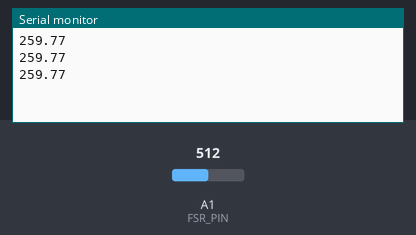
Simulated run of this sketch. Board: Arduino Uno, built with avr-gcc and run on an emulated ATmega328P. Parts: the last lines printed to the serial monitor. The test bench sets the inputs (shaded band); at power-on: A1 (FSR_PIN) = 512.

Above: at 1.3 s.
1.4 s: A1 (FSR_PIN) set to 1006
At 1.9 s:
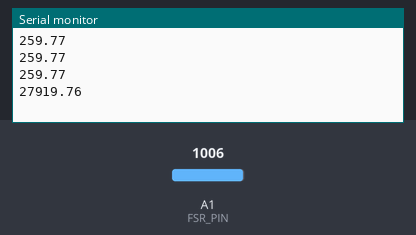
2.9 s: A1 (FSR_PIN) set to 1023
At 3.4 s:
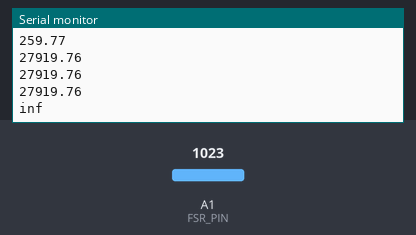

The sketch:

Caracterizacion_FSR.ino
```cpp
/******************************************************************************
Force_Sensitive_Resistor_Example.ino
Example sketch for SparkFun's force sensitive resistors
  (https://www.sparkfun.com/products/9375)
Jim Lindblom @ SparkFun Electronics
April 28, 2016

Haciendo un circuito divisor de voltaje combinado con un FSR y una resistencia de 3.3K.
- La resistencia se conecta entre el pin del FSR (pin analógico) y tierra.
- El FSR se conecra entre el pin analógico y 5V
Como la resistencia del FSR decrece (es decir, la presión incrementa), el voltaje en el pin analógico debe incrementar.

El pin analógico del FSR utilizado es el A1.

vásea la imagen para conexión https://cdn.sparkfun.com/assets/learn_tutorials/5/1/0/fritzing_example_bb_2.png

******************************************************************************/
const int FSR_PIN = A1; // Pin del FSR/divisor de voltaje

// Medir el voltaje real de salida del Arduino y la resistencia real de 3.3K.
// Introducir los valores a continuación:
const float VCC = 4.50; // Voltaje de salida del Arduino
const float R_DIV = 6000.0; // Resistencia medida de la resistencia de 3.3K

void setup()
{
  Serial.begin(9600);
  pinMode(FSR_PIN, INPUT);
}

void loop()
{
  /*int fsrADC = analogRead(FSR_PIN); //lectura analógica del FSR
  // Si el FSR no está presionado, la resistencia debería tender a infinito, y por tanto el voltaje debería ser cercano a cero;
  //pero hay que recordar que hay una fuerza mínima de encendido (20-100 g), por lo que el voltaje cera pequeño, pero no muy cercano a cero
  //En este sentido, de manera ideal, si el voltaje es cero, indica que no hay presión; en cambio, si es distinto de cero, hay que convertir la
  //lectura analógica a presión, en referencia a la curva de calibración
  if (fsrADC != 0)
  {
    // Usando la lectura ADC, se calcula el voltaje de salida del FSR:
    float fsrV = fsrADC * VCC / 1023.0;
    // Usando el voltaje del FSR y la resistencia fija, se calcula la resistencia del FSR:
    float fsrR = R_DIV * (VCC / fsrV - 1.0); //de la ecuación de división de voltaje
    //Serial.println("Resistance: " + String(fsrR) + " ohms");
    // Estimando la fuerza basada en la curva característica de conductancia contra fuerza
    //de la datasheet del FSR (https://www.sparkfun.com/datasheets/Sensors/Pressure/fsrguide.pdf)
    float force;
    float fsrG = 1.0 / fsrR; // Conductancia
    // La curva característica se parte en dos rectas de distinta pendiente, en 600g:
    //se asignan los parámetros de la curva característica, con ajuste C = m*F+b ->F = (C-b)/m
    if (fsrR <= 600)
      force = (fsrG - 0.00075) / 0.00000032639;
    else
      force =  fsrG / 0.000000642857;
    Serial.println("Force: " + String(force) + " g");
    Serial.println();

    delay(500);
  }
  else
  {
    // No pressure detected
    //Serial.println("NoForce");
  }*/

  Serial.println(ForceVal() );
  delay(500);
}


/***************** Funcion para convertir voltaje en fuerza ******/
/******************************************************************************
Force_Sensitive_Resistor_Example.ino
Example sketch for SparkFun's force sensitive resistors
  (https://www.sparkfun.com/products/9375)
Jim Lindblom @ SparkFun Electronics
April 28, 2016

Haciendo un circuito divisor de voltaje combinado con un FSR y una resistencia de 3.3K.
- La resistencia se conecta entre el pin del FSR (pin analógico) y tierra.
- El FSR se conecra entre el pin analógico y 5V
Como la resistencia del FSR decrece (es decir, la presión incrementa), el voltaje en el pin analógico debe incrementar.

El pin analógico del FSR utilizado es el A1.

vásea la imagen para conexión https://cdn.sparkfun.com/assets/learn_tutorials/5/1/0/fritzing_example_bb_2.png

******************************************************************************/

float ForceVal(){
int fsrADC = analogRead(FSR_PIN); //lectura analógica del FSR
  // Si el FSR no está presionado, la resistencia debería tender a infinito, y por tanto el voltaje debería ser cercano a cero;
  //pero hay que recordar que hay una fuerza mínima de encendido (20-100 g), por lo que el voltaje cera pequeño, pero no muy cercano a cero
  //En este sentido, de manera ideal, si el voltaje es cero, indica que no hay presión; en cambio, si es distinto de cero, hay que convertir la
  //lectura analógica a presión, en referencia a la curva de calibración
  float force = 0; // valor que guarda la fuerza
  if (fsrADC != 0)
  {
    // Usando la lectura ADC, se calcula el voltaje de salida del FSR:
    float fsrV = fsrADC * VCC / 1023.0;
    // Usando el voltaje del FSR y la resistencia fija, se calcula la resistencia del FSR:
    float fsrR = R_DIV * (VCC / fsrV - 1.0); //de la ecuación de división de voltaje
    //Serial.println("Resistance: " + String(fsrR) + " ohms");
    // Estimando la fuerza basada en la curva característica de conductancia contra fuerza
    //de la datasheet del FSR (https://www.sparkfun.com/datasheets/Sensors/Pressure/fsrguide.pdf)
    //float force;
    float fsrG = 1.0 / fsrR; // Conductancia
    // La curva característica se parte en dos rectas de distinta pendiente, en 600g:
    //se asignan los parámetros de la curva característica, con ajuste C = m*F+b ->F = (C-b)/m
    if (fsrR <= 600)
      force = (fsrG - 0.00075) / 0.00000032639;
    else
      force =  fsrG / 0.000000642857;
    //Serial.println("Force: " + String(force) + " g");
    //Serial.println();
  }
    return force; // la función retorna el valor de la fuerza
}
```

Measured:
- the behaviour switches between 1022 and 1023 on A1 (FSR_PIN) (found by bisection; images 1 and 2)
- after the input at 1.4 s, the serial monitor: prints a new line after 0.10 s (image 1)
- after the input at 2.9 s, the serial monitor: prints a new line after 0.11 s (image 2)
